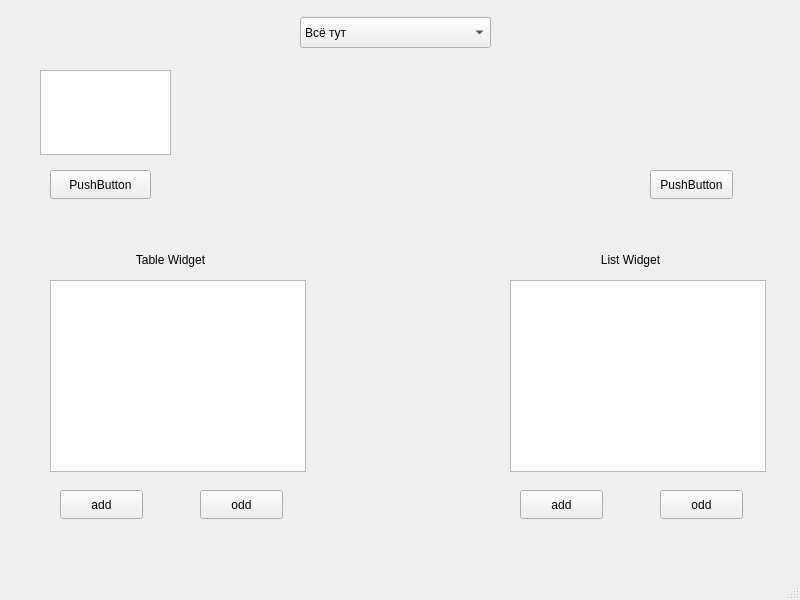
<?xml version="1.0" encoding="UTF-8"?>
<ui version="4.0">
 <class>MainWindow</class>
 <widget class="QMainWindow" name="MainWindow">
  <property name="geometry">
   <rect>
    <x>0</x>
    <y>0</y>
    <width>800</width>
    <height>600</height>
   </rect>
  </property>
  <property name="windowTitle">
   <string>MainWindow</string>
  </property>
  <widget class="QWidget" name="centralwidget">
   <widget class="QPushButton" name="pushButton">
    <property name="geometry">
     <rect>
      <x>50</x>
      <y>170</y>
      <width>101</width>
      <height>29</height>
     </rect>
    </property>
    <property name="text">
     <string>PushButton</string>
    </property>
   </widget>
   <widget class="QPushButton" name="pushButton_2">
    <property name="geometry">
     <rect>
      <x>650</x>
      <y>170</y>
      <width>83</width>
      <height>29</height>
     </rect>
    </property>
    <property name="text">
     <string>PushButton</string>
    </property>
   </widget>
   <widget class="QTextEdit" name="textEdit">
    <property name="geometry">
     <rect>
      <x>40</x>
      <y>70</y>
      <width>131</width>
      <height>85</height>
     </rect>
    </property>
   </widget>
   <widget class="QComboBox" name="comboBox">
    <property name="geometry">
     <rect>
      <x>300</x>
      <y>17</y>
      <width>191</width>
      <height>31</height>
     </rect>
    </property>
    <item>
     <property name="text">
      <string>Всё тут</string>
     </property>
    </item>
    <item>
     <property name="text">
      <string>Ничего нет</string>
     </property>
    </item>
   </widget>
   <widget class="QTableWidget" name="tableWidget">
    <property name="geometry">
     <rect>
      <x>50</x>
      <y>280</y>
      <width>256</width>
      <height>192</height>
     </rect>
    </property>
   </widget>
   <widget class="QListWidget" name="listWidget">
    <property name="geometry">
     <rect>
      <x>510</x>
      <y>280</y>
      <width>256</width>
      <height>192</height>
     </rect>
    </property>
   </widget>
   <widget class="QLabel" name="label">
    <property name="geometry">
     <rect>
      <x>90</x>
      <y>250</y>
      <width>161</width>
      <height>20</height>
     </rect>
    </property>
    <property name="text">
     <string>Table Widget</string>
    </property>
    <property name="alignment">
     <set>Qt::AlignCenter</set>
    </property>
   </widget>
   <widget class="QLabel" name="label_2">
    <property name="geometry">
     <rect>
      <x>550</x>
      <y>250</y>
      <width>161</width>
      <height>20</height>
     </rect>
    </property>
    <property name="text">
     <string>List Widget</string>
    </property>
    <property name="alignment">
     <set>Qt::AlignCenter</set>
    </property>
   </widget>
   <widget class="QPushButton" name="pushButton_ListAdd">
    <property name="geometry">
     <rect>
      <x>520</x>
      <y>490</y>
      <width>83</width>
      <height>29</height>
     </rect>
    </property>
    <property name="text">
     <string>add</string>
    </property>
   </widget>
   <widget class="QPushButton" name="pushButton_ListOdd">
    <property name="geometry">
     <rect>
      <x>660</x>
      <y>490</y>
      <width>83</width>
      <height>29</height>
     </rect>
    </property>
    <property name="text">
     <string>odd</string>
    </property>
   </widget>
   <widget class="QPushButton" name="pushButton_TableAdd">
    <property name="geometry">
     <rect>
      <x>60</x>
      <y>490</y>
      <width>83</width>
      <height>29</height>
     </rect>
    </property>
    <property name="text">
     <string>add</string>
    </property>
   </widget>
   <widget class="QPushButton" name="pushButton_TableOdd">
    <property name="geometry">
     <rect>
      <x>200</x>
      <y>490</y>
      <width>83</width>
      <height>29</height>
     </rect>
    </property>
    <property name="text">
     <string>odd</string>
    </property>
   </widget>
  </widget>
  <widget class="QMenuBar" name="menubar">
   <property name="geometry">
    <rect>
     <x>0</x>
     <y>0</y>
     <width>800</width>
     <height>25</height>
    </rect>
   </property>
  </widget>
  <widget class="QStatusBar" name="statusbar"/>
 </widget>
 <resources/>
 <connections/>
</ui>
